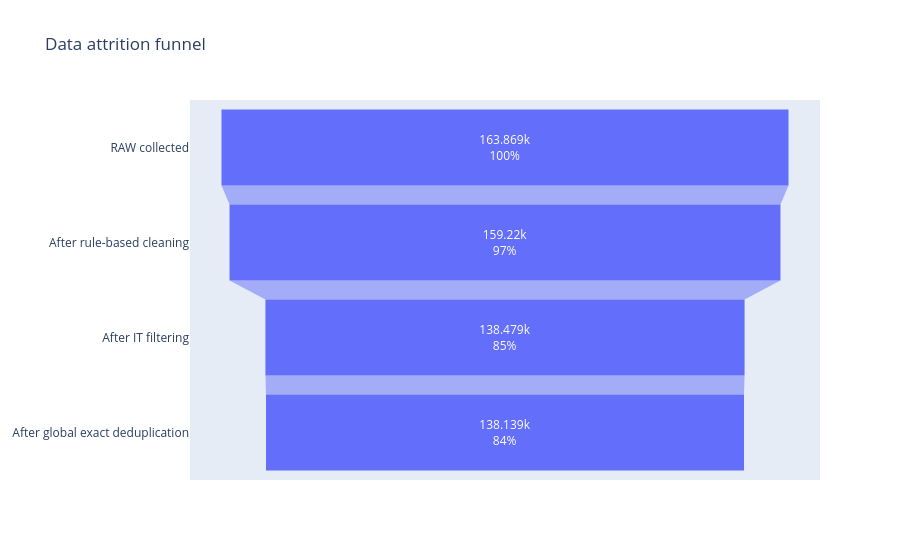
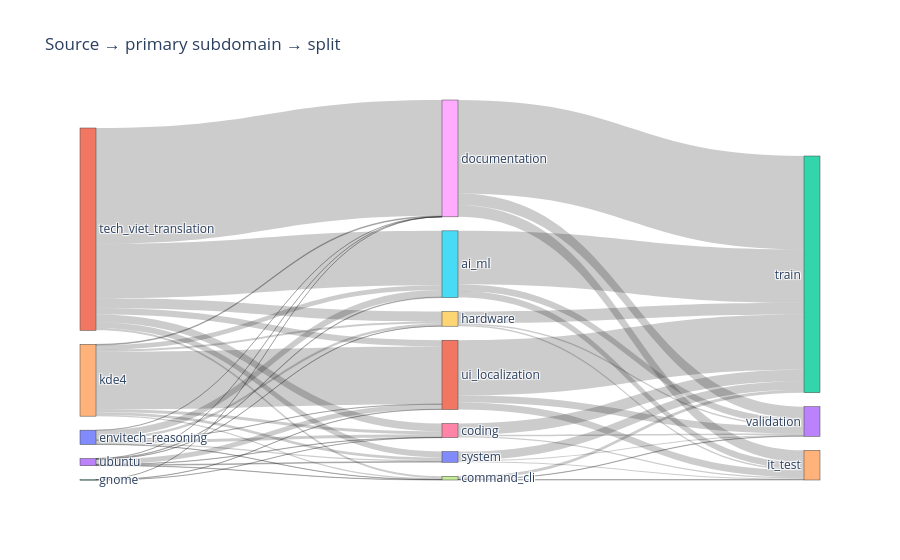

Write notebook code for charts like these, in order.
### Markdown cell above
## Data attrition funnel and Sankey

### Code cell
display(evidence['attrition'])
figures['data_attrition_funnel'].show()
figures['source_subdomain_split_sankey'].show()

### Figure 1 — Plotly figure (JSON) as saved in the notebook; plotly's stock layout.template omitted (floating-point values rounded to 4 significant figures)
{"data": [{"textinfo": "value+percent initial", "type": "funnel", "x": [163869, 159220, 138479, 138139], "y": ["RAW collected", "After rule-based cleaning", "After IT filtering", "After global exact deduplication"]}], "layout": {"title": {"text": "Data attrition funnel"}}}

### Figure 2 — Plotly figure (JSON) as saved in the notebook; plotly's stock layout.template omitted (floating-point values rounded to 4 significant figures)
{"data": [{"link": {"source": [0, 0, 0, 0, 0, 0, 0, 2, 2, 2, 4, 4, 4, 4, 4, 4, 4, 1, 1, 1, 1, 1, 1, 1, 3, 3, 3, 3, 3, 3, 3, 5, 5, 5, 6, 6, 6, 7, 7, 7, 8, 8, 8, 9, 9, 9, 10, 10, 10, 11, 11, 11], "target": [5, 6, 7, 8, 9, 10, 11, 6, 8, 11, 5, 6, 7, 8, 9, 10, 11, 5, 6, 7, 8, 9, 10, 11, 5, 6, 7, 8, 9, 10, 11, 14, 12, 13, 14, 12, 13, 14, 12, 13, 14, 12, 13, 14, 12, 13, 14, 12, 13, 14, 12, 13], "value": [3312, 1354, 130, 43, 1236, 545, 70, 9, 2, 120, 2145, 1386, 535, 377, 862, 1265, 26948, 25420, 3678, 940, 54071, 4648, 2787, 2886, 274, 163, 139, 36, 74, 382, 2302, 3124, 24910, 3117, 656, 5270, 664, 176, 1397, 171, 5452, 43624, 5453, 680, 5450, 690, 497, 3985, 497, 3266, 25816, 3244]}, "node": {"label": ["envitech_reasoning", "tech_viet_translation", "gnome", "ubuntu", "kde4", "ai_ml", "coding", "command_cli", "documentation", "hardware", "system", "ui_localization", "train", "validation", "it_test"], "pad": 14, "thickness": 16}, "type": "sankey"}], "layout": {"title": {"text": "Source → primary subdomain → split"}}}
